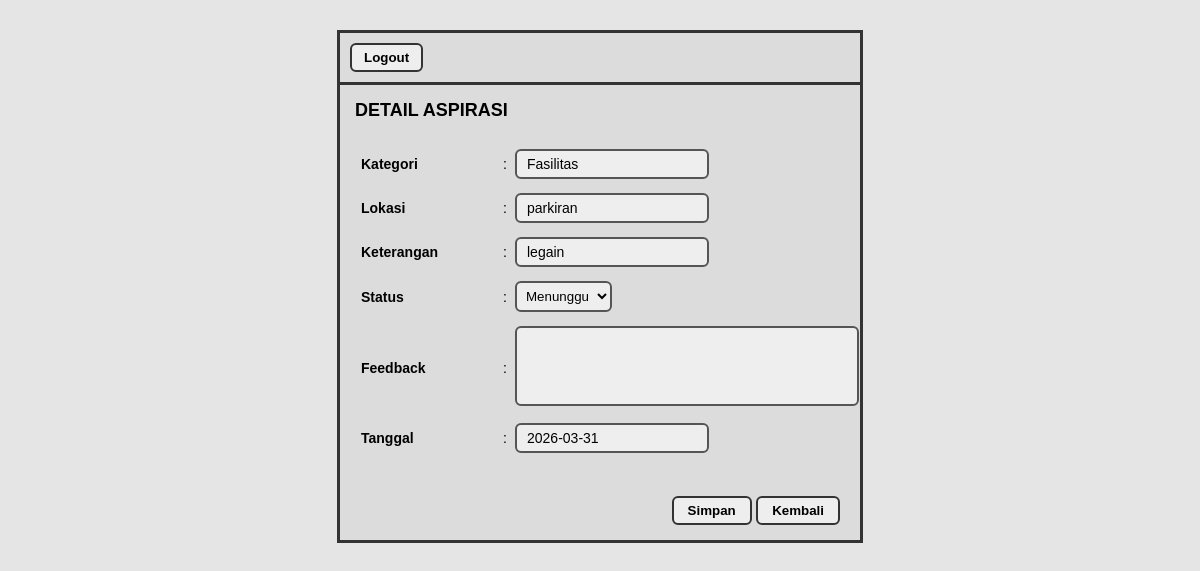
/rhayi.ukk/admin/detail-pengaduan.php?id=48, run on the app's committed database.
### tables this page shows
CREATE TABLE `tb_aspirasi` (
  `id_pelaporan` int(11) NOT NULL,
  `nis` varchar(225) NOT NULL,
  `id_kategori` int(11) NOT NULL,
  `lokasi` varchar(225) NOT NULL,
  `ket` varchar(225) NOT NULL,
  `status` enum('menunggu','proses','selesai') NOT NULL DEFAULT 'menunggu',
  `feedback` varchar(225) DEFAULT NULL,
  `tanggal` date NOT NULL
);

CREATE TABLE `tb_kategori` (
  `id_kategori` int(11) NOT NULL,
  `ket_kategori` varchar(225) NOT NULL
);

### rhayi.ukk/admin/detail-pengaduan.php (the view, shortened to what this page needs)
<?php
$koneksi = mysqli_connect("localhost", "root", "", "ujikom_12rpl2_rhayi");
$id = $_GET['id'];
$query = mysqli_query($koneksi, "
SELECT a.*, k.ket_kategori
FROM tb_aspirasi a
LEFT JOIN tb_kategori k
ON a.id_kategori = k.id_kategori
WHERE a.id_pelaporan = '$id'
");
$data = mysqli_fetch_assoc($query);
?>
<!DOCTYPE html>
<html>
<head>
</head>
<body>
<div class="wrapper">
<div class="top">
    <button class="logout" onclick="window.location='logout.php'">Logout</button>
</div>
<div class="judul">DETAIL ASPIRASI</div>
<div class="table-box">
<form method="POST">
<table>
<tr>
<td class="label">Kategori</td>
<td class="titik">:</td>
<td><div class="inputbox"><?= $data['ket_kategori'] ?></div></td>
</tr>
<tr>
<td class="label">Lokasi</td>
<td class="titik">:</td>
<td><div class="inputbox"><?= $data['lokasi'] ?></div></td>
</tr>
<tr>
<td class="label">Keterangan</td>
<td class="titik">:</td>
<td><div class="inputbox"><?= $data['ket'] ?></div></td>
</tr>
<tr>
<td class="label">Status</td>
<td class="titik">:</td>
<td>
<select name="status">
<option value="Menunggu" <?= strtolower(trim($data['status']))=='menunggu'?'selected':'' ?>>Menunggu</option>
</select>
</td>
</tr>
<tr>
<td class="label">Feedback</td>
<td class="titik">:</td>
<td>
<textarea name="feedback" rows="4"><?= $data['feedback'] ?></textarea>
</td>
</tr>
<tr>
<td class="label">Tanggal</td>
<td class="titik">:</td>
<td><div class="inputbox"><?= $data['tanggal'] ?></div></td>
</tr>
</table>
</div>
<div class="footer">
<button type="submit" name="update" class="back">Simpan</button>
<button type="button" class="back" onclick="history.back()">Kembali</button>
</div>
</div>
</body>
</html>

### rhayi.ukk/admin/detail-pengaduan.php (style rules this page uses)
body { background:#e5e5e5; font-family: Arial, Helvetica, sans-serif; }
.wrapper { width:520px; margin:30px auto; border:3px solid #333; background:#dcdcdc; }
.top { border-bottom:3px solid #333; padding:10px; }
.logout { padding:5px 12px; border:2px solid #333; border-radius:6px; background:#eee; font-weight:bold; cursor:pointer; }
.judul { font-weight:bold; padding:15px; font-size:18px; }
.table-box { padding:0 20px 20px 20px; }
table { width:100%; border-collapse:separate; border-spacing:0 12px; }
td { font-size:14px; }
.label { width:140px; font-weight:bold; }
.titik { width:10px; }
.inputbox { border:2px solid #555; background:#eee; border-radius:6px; padding:5px 10px; display:inline-block; min-width:170px; }
textarea { border:2px solid #555; background:#eee; border-radius:6px; padding:8px; width:100%; resize:none; }
select { border:2px solid #555; background:#eee; border-radius:6px; padding:5px; }
.footer { text-align:right; padding:10px 20px 15px; }
.back { padding:5px 14px; border:2px solid #333; border-radius:6px; background:#eee; font-weight:bold; cursor:pointer; }

### data on the page
tb_aspirasi: id_kategori.ket_kategori "Fasilitas", lokasi "parkiran", ket "legain", status "Menunggu", tanggal "2026-03-31"
